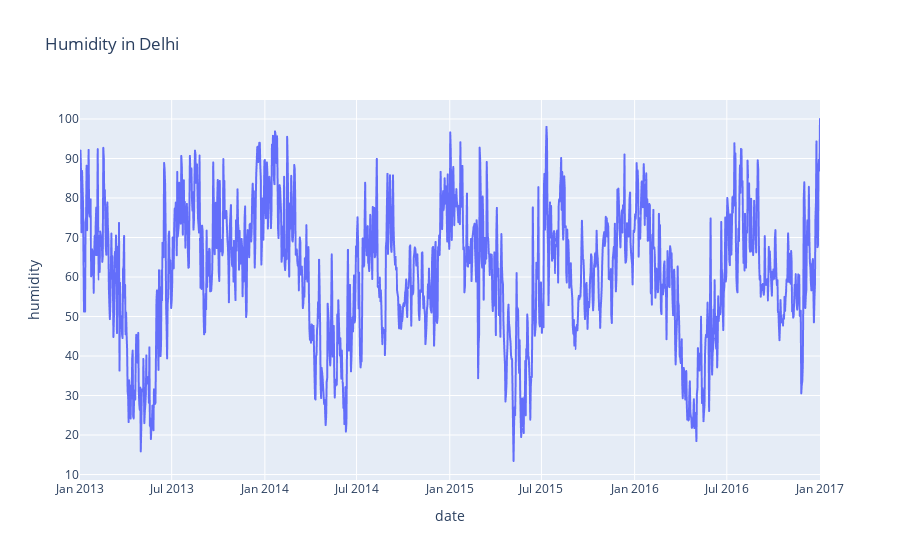

The notebook cell this image was saved under:
### Code cell
figure = px.line(data,x='date',y='humidity',title='Humidity in Delhi')
figure.show()

### Figure 1 — Plotly figure (JSON) as saved in the notebook; plotly's stock layout.template omitted (floating-point values rounded to 4 significant figures; data arrays with more than 128 entries replaced by an {"elided": "..."} marker saying what was removed)
{"data": [{"hovertemplate": "date=%{x}<br>humidity=%{y}<extra></extra>", "legendgroup": "", "line": {"color": "#636efa", "dash": "solid"}, "marker": {"symbol": "circle"}, "mode": "lines", "name": "", "showlegend": false, "type": "scattergl", "x": {"elided": "1462 str values"}, "xaxis": "x", "y": {"elided": "1462 float values"}, "yaxis": "y"}], "layout": {"legend": {"tracegroupgap": 0}, "title": {"text": "Humidity in Delhi"}, "xaxis": {"anchor": "y", "domain": [0, 1], "title": {"text": "date"}}, "yaxis": {"anchor": "x", "domain": [0, 1], "title": {"text": "humidity"}}}}
